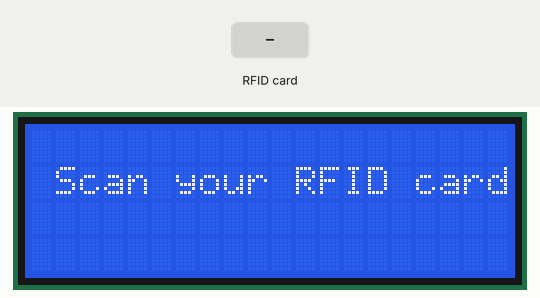
A sketch run on a simulated ESP32. Shown: 20×4 character LCD. The inputs (shaded band) are chosen by the test bench. What the sketch prints to the serial monitor is not drawn.

Above: at 2.3 s.
2.4 s: RFID card D1 55 A1 4B held to the reader
At 2.8 s:
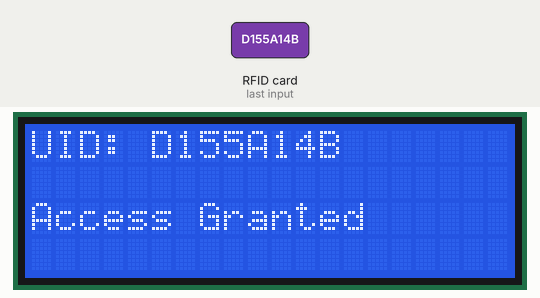
5.4 s: RFID card 5E 7A 19 C4 held to the reader
At 6.6 s:
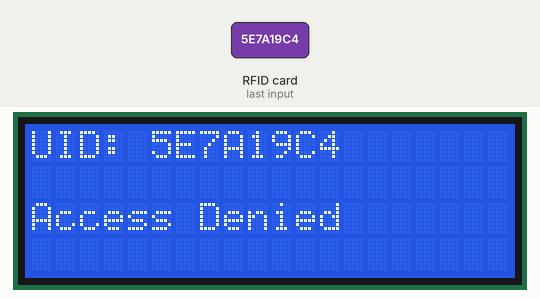
Timing chart, 0 to 8.4 s (numbered marks = the images above; inputs shaded):
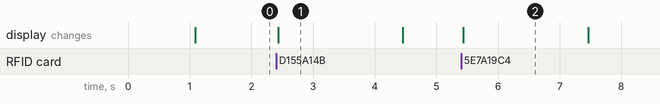

Measured:
- after the input at 2.4 s, the display: changes at once (image 1)
- after the input at 5.4 s, the display: changes at once (image 2)
- what the display in image 1 shows lasts 2.1 s, from 2.4 s to 4.5 s

The sketch:

Code.ino
```cpp
#include <Wire.h>
#include <LiquidCrystal_I2C.h>
#include <SPI.h>
#include <MFRC522.h>

// LCD setup
LiquidCrystal_I2C lcd(0x27, 20, 4);

// RC522 setup
#define SS_PIN   5
#define RST_PIN  4
#define SCK_PIN  18
#define MOSI_PIN 13
#define MISO_PIN 12

MFRC522 mfrc522(SS_PIN, RST_PIN);

// Predefined UID
String allowedUID = "D155A14B"; // Replace with actual UID in uppercase

void setup() {
  Wire.begin(15, 16); // SDA, SCL
  lcd.init();
  lcd.backlight();
  lcd.setCursor(3, 1);
  lcd.print("Welcome...");
  delay(1000);
  lcd.clear();
  lcd.setCursor(1, 1);
  lcd.print("Scan your RFID card");

  Serial.begin(9600);  // Match baud rate with LCD compatibility
  SPI.begin(SCK_PIN, MISO_PIN, MOSI_PIN, SS_PIN);
  mfrc522.PCD_Init();
}

void loop() {
  if (!mfrc522.PICC_IsNewCardPresent() || !mfrc522.PICC_ReadCardSerial()) return;

  String uidStr = "";
  for (byte i = 0; i < mfrc522.uid.size; i++) {
    if (mfrc522.uid.uidByte[i] < 0x10) uidStr += "0";
    uidStr += String(mfrc522.uid.uidByte[i], HEX);
  }
  uidStr.toUpperCase();

  lcd.clear();
  lcd.setCursor(0, 0);
  lcd.print("UID: ");
  lcd.print(uidStr);

  if (uidStr == allowedUID) {
    lcd.setCursor(0, 2);
    lcd.print("Access Granted");
  } else {
    lcd.setCursor(0, 2);
    lcd.print("Access Denied");
  }

  Serial.print("UID: ");
  Serial.println(uidStr);

  mfrc522.PICC_HaltA();
  mfrc522.PCD_StopCrypto1();
  delay(2000);
  lcd.clear();
  lcd.setCursor(1, 1);
  lcd.print("Scan your RFID card");
}
```
